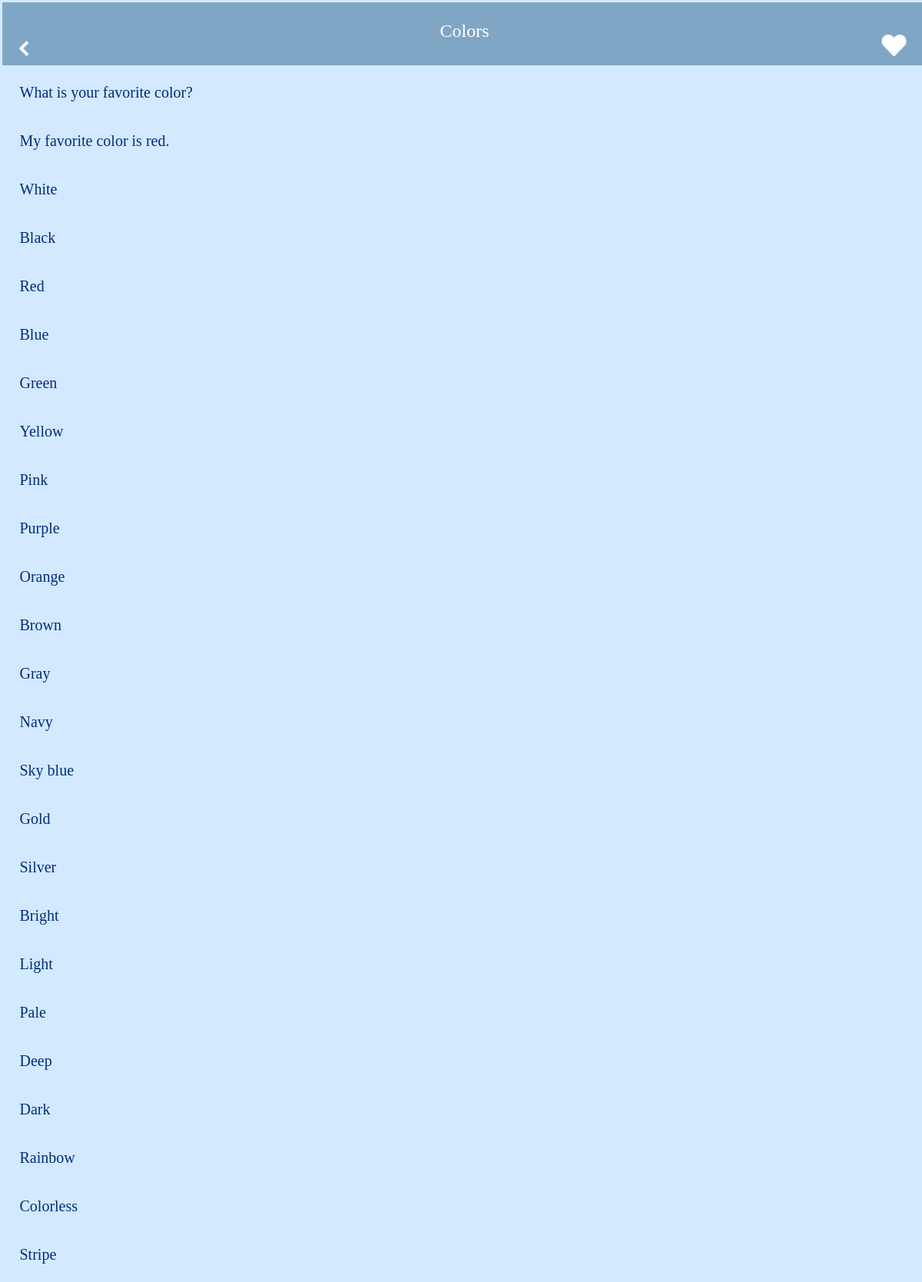
Before: /scene_15 with the older database file.
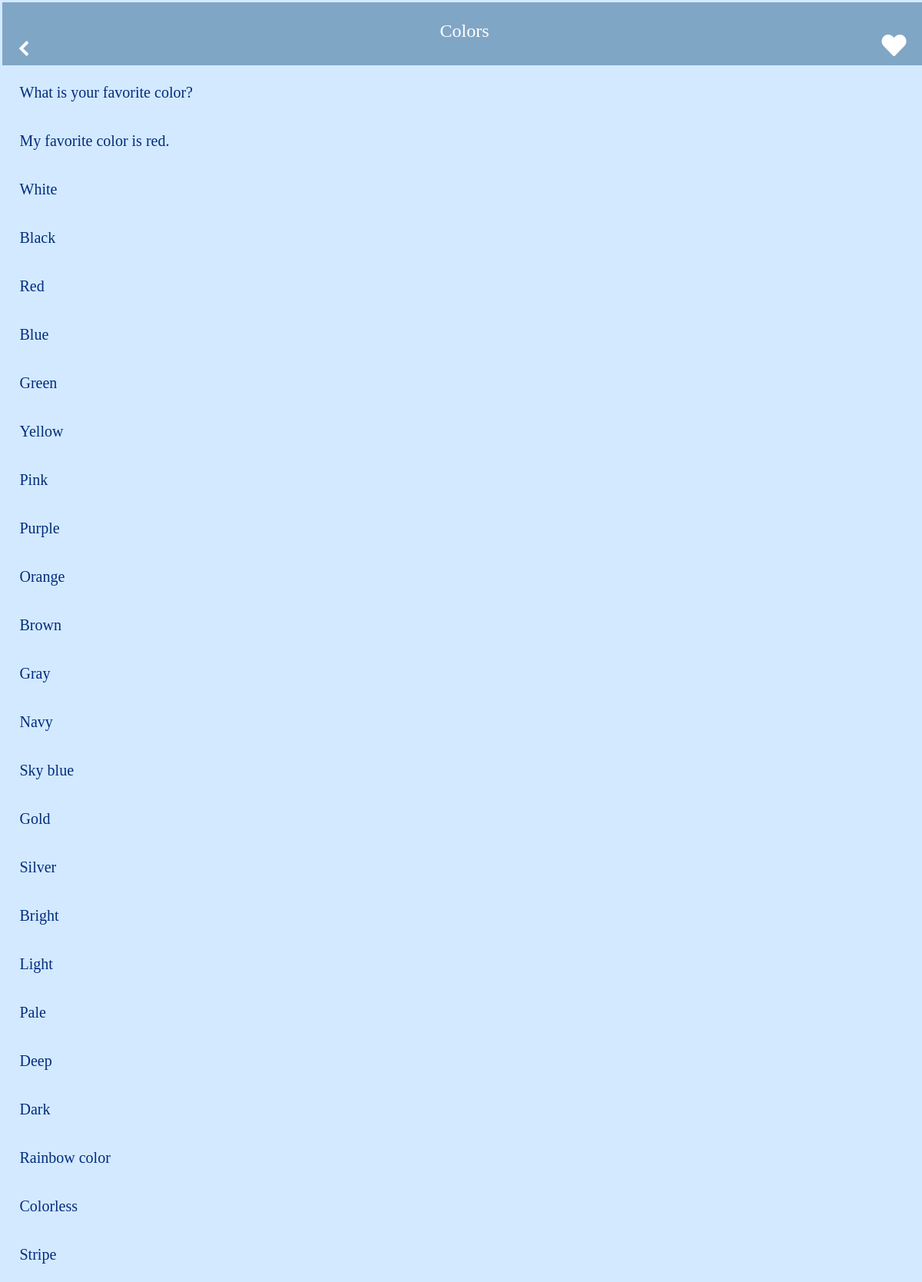
After: the same page with the newer database file.
### tables this page shows
CREATE TABLE "colors" (
	"id"	INTEGER,
	"english"	TEXT,
	"japanese"	TEXT,
	"pronunciation"	TEXT,
	PRIMARY KEY("id" AUTOINCREMENT)
);

### app.py (the view)
@app.route("/scene_15")
def scene_15():
    conn = sqlite3.connect("scene_words.db")
    c = conn.cursor()
    word_info = []
    c.execute(
        'SELECT id, english, japanese, pronunciation from colors ORDER BY id')
    for row in c.fetchall():
        word_info.append(
            {"id": row[0], "english": row[1], "japanese": row[2], "pronunciation": row[3]})
    c.close()
    print(word_info)
    return render_template("scene_15.html", html_word_info=word_info)

### templates/scene_15.html (shortened to what this page needs)
{% extends 'scene_base.html' %} {% block content %}
<body>
  <header>
    <div class="header_container">
      <div class="title1">
        <h3>Colors</h3>
      </div>
      <div class="title2">
        <div class="like">
        <a href="/bookmark"><i id="like_icon" class="fas fa-heart fa-2x"></i></a>
        </div>
      </div>
      <div class="title3">
        <div class="back_icon">
          <a href="/"><img src="/static/img/back1.png"></a>
        </div>
      </div>
    </div>
  </header>
  <article>
    {% for item in html_word_info %}
    <ul class="menu">
      <li class="menu__item">
        <a class="menu__item__link js-menu__item__link" href="">{{item["english"]}}</a>
      </li>
    </ul>
    {% endfor %}
  </article>
</body>
{% endblock %}

Changed rows visible on the page:
changed colors: english "Rainbow" → "Rainbow color"
